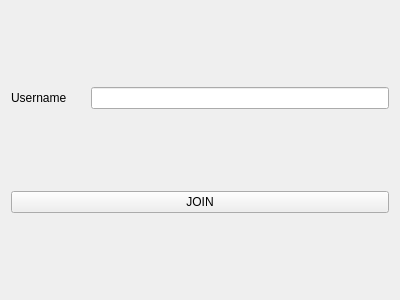
<?xml version="1.0" encoding="UTF-8"?>
<ui version="4.0">
 <class>Form</class>
 <widget class="QWidget" name="Form">
  <property name="geometry">
   <rect>
    <x>0</x>
    <y>0</y>
    <width>400</width>
    <height>300</height>
   </rect>
  </property>
  <property name="windowTitle">
   <string>Form</string>
  </property>
  <layout class="QVBoxLayout" name="verticalLayout">
   <item>
    <layout class="QHBoxLayout" name="horizontalLayout" stretch="1,4">
     <item>
      <widget class="QLabel" name="name">
       <property name="text">
        <string>Username</string>
       </property>
      </widget>
     </item>
     <item>
      <widget class="QLineEdit" name="lineEdit"/>
     </item>
    </layout>
   </item>
   <item>
    <widget class="QPushButton" name="pushButton">
     <property name="text">
      <string>JOIN</string>
     </property>
    </widget>
   </item>
  </layout>
 </widget>
 <resources/>
 <connections/>
</ui>
